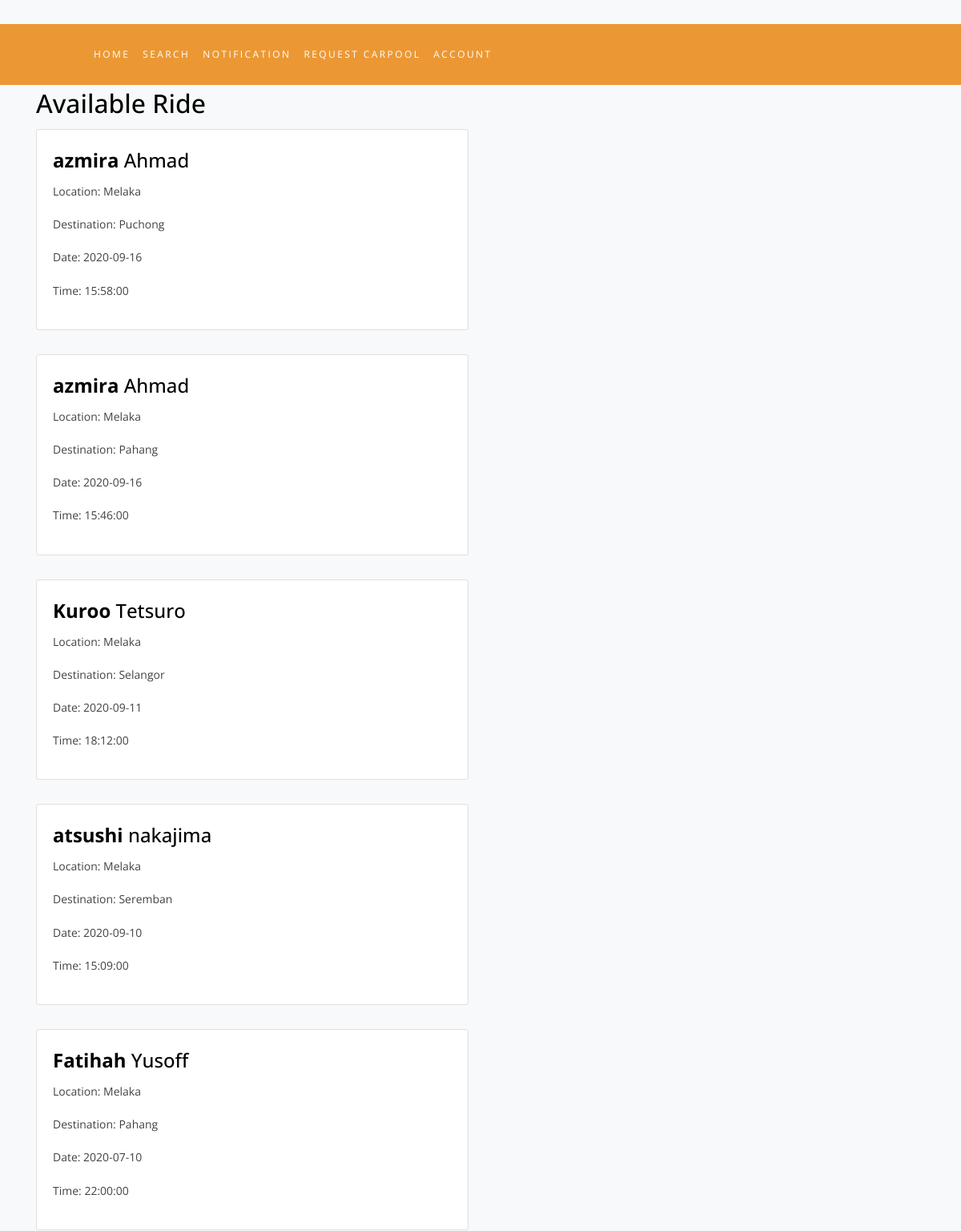
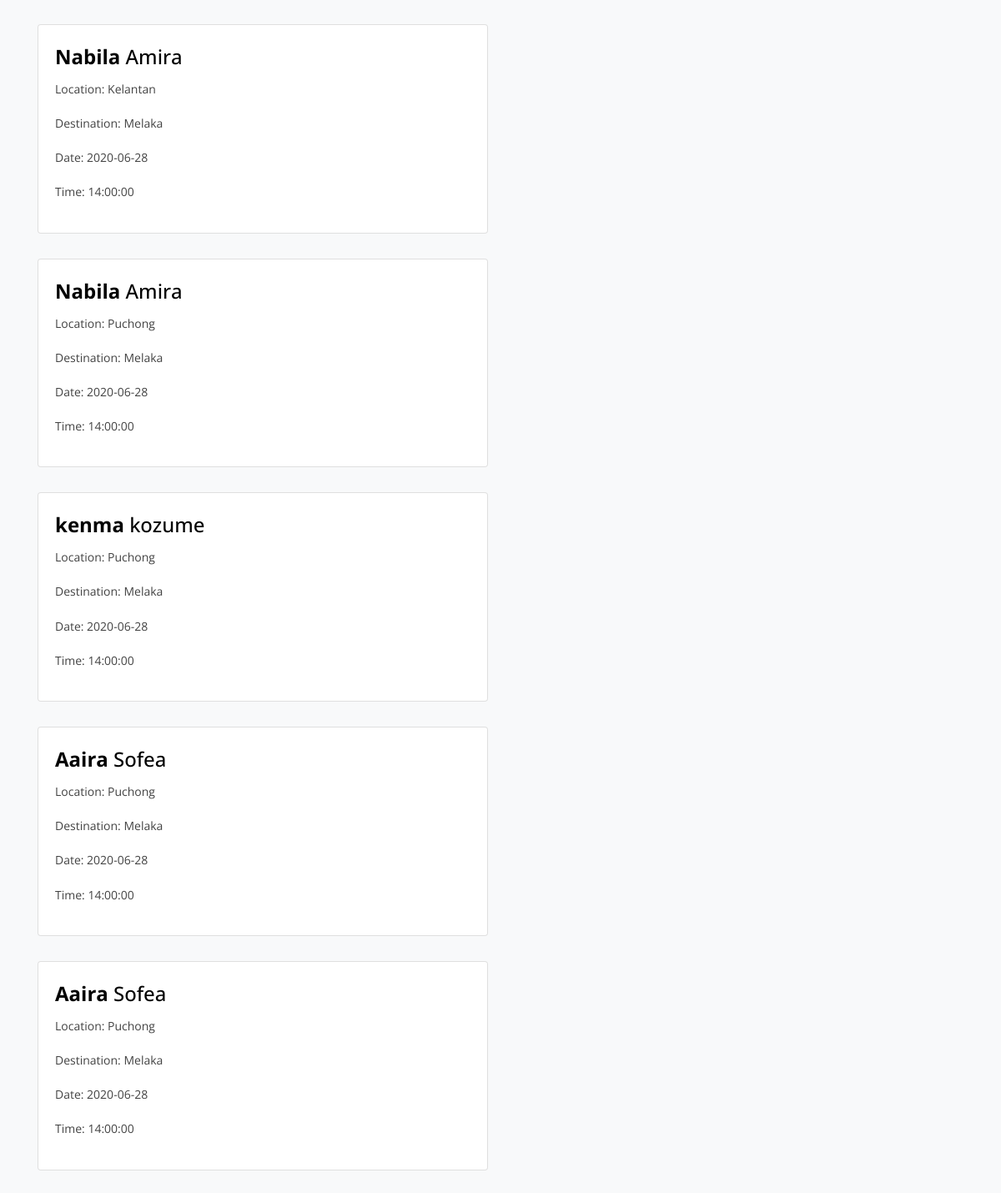
The page /home3.php on the database its author committed (2 pictures, top to bottom).
### tables this page shows
CREATE TABLE `ride` (
  `rideId` int(11) NOT NULL,
  `driverId` int(11) NOT NULL,
  `location` varchar(50) NOT NULL,
  `destination` varchar(50) NOT NULL,
  `date` date NOT NULL,
  `time` time NOT NULL,
  `noPassenger` int(11) NOT NULL,
  `username` varchar(40) NOT NULL,
  `fname` varchar(40) NOT NULL,
  `lname` varchar(40) NOT NULL,
  `model` varchar(40) NOT NULL,
  `color` varchar(15) NOT NULL,
  `plate_no` varchar(15) NOT NULL
);

### home3.php (the view, shortened to what this page needs)
<!doctype html>
<html lang="en">
  <head>
	<link href="https://maxcdn.bootstrapcdn.com/font-awesome/4.3.0/css/font-awesome.min.css" rel="stylesheet">
    <link rel="stylesheet" href="css/animate.css">
    <link rel="stylesheet" href="css/owl.carousel.min.css">
    <link rel="stylesheet" href="fonts/ionicons/css/ionicons.min.css">
    <link rel="stylesheet" href="fonts/fontawesome/css/font-awesome.min.css">
    <link rel="stylesheet" href="fonts/flaticon/font/flaticon.css">
	<link rel="stylesheet" type="text/css" href="css/style1.css">
	<link rel="stylesheet" type="text/css" href="css/listgroup.css">
    <link rel="stylesheet" href="css/style.css">
  </head>
  <body>
       <header role="banner">
      <nav class="navbar navbar-expand-lg navbar-dark bg-dark fixed-bottom">
        <div class="container">
          <div class="collapse navbar-collapse" id="navbarsExample05">
            <ul class="navbar-nav pl-md-5">
              <li class="nav-item">
                <a class="nav-link" href="home3.php">Home</i></a>
              </li>
              <li class="nav-item">
                <a class="nav-link" href="search.php">Search</i></a>
              </li>
			  <li class="nav-item">
                <a class="nav-link" href="notification2.php">Notification</i></a>
              </li>
              <li class="nav-item">
                <a class="nav-link" href="plus.php">Request Carpool</i></a>
              </li>
               <li class="nav-item">
                 <a class="nav-link" href="account.php">Account</i></a>
              </li>
            </ul>
          </div>
        </div>
      </nav>
    </header>
    <section class="section bg-light">
<div class="container profile-page">
    <div class="row">
        <div class="col-xl-6 col-lg-7 col-md-12">
		<h2>Available Ride</h2>
		 <?php
						include ('connection.php');
						$sql = "SELECT * FROM ride  ORDER BY date DESC";
						$result = mysqli_query($conn,$sql);
						if ($result == TRUE) {
							while($row = mysqli_fetch_array($result)){
					?>
           <a href="moredetail.php?rideId=<?php echo $row['rideId']; ?>" class="card profile-header">
                <div class="body">
                    <div class="row">
                        <div class="col-lg-8 col-md-8 col-12 ">
                            <h4 class="m-t-0 m-b-0"><strong><?php echo $row['fname']; ?></strong> <?php echo $row['lname']; ?> </h4>
                            <p>Location: <?php echo $row['location']; ?></p>
                            <p>Destination: <?php echo $row['destination']; ?></p>
							<p>Date: <?php echo $row['date']; ?></p>
							<p>Time: <?php echo $row['time']; ?></p>
                        </div>
                    </div>
                </div>
            </a>
			<?php
							}
						} else {
								echo "No Available Ride.";
							}
						?>
        </div>
        </div>
	</div>
    </section>
  </body>
</html>

### css/style1.css (style rules this page uses)
body { margin: 0; padding: 0; }
body:before { content: ''; position: fixed; width: 100vw; height: 100vh; background-position: center center; background-repeat: no-repeat; background-attachment: fixed; -webkit-background-size: cover; background-size: cover; -webkit-filter: blur(10px); -moz-filter: blur(10px); filter: }

### css/listgroup.css (style rules this page uses)
body { margin-top:20px; background:#eee; }
a { color: #f96332; }
.card { background: #fff; margin-bottom: 30px; transition: .5s; border: 0; border-radius: .1875rem; display: inline-block; position: relative; width: 100%; box-shadow: none; }
.card .body { font-size: 14px; color: #424242; padding: 20px; font-weight: 400; }
.profile-page .profile-header { position: relative }

### rows shown on the page
ride: fname "azmira", lname "Ahmad", location "Melaka", destination "Puchong", date "2020-09-16", time "15:58:00"
ride: fname "azmira", lname "Ahmad", location "Melaka", destination "Pahang", date "2020-09-16", time "15:46:00"
ride: fname "Kuroo", lname "Tetsuro", location "Melaka", destination "Selangor", date "2020-09-11", time "18:12:00"
ride: fname "atsushi", lname "nakajima", location "Melaka", destination "Seremban", date "2020-09-10", time "15:09:00"
ride: fname "Fatihah", lname "Yusoff", location "Melaka", destination "Pahang", date "2020-07-10", time "22:00:00"
ride: fname "Nabila", lname "Amira", location "Kelantan", destination "Melaka", date "2020-06-28", time "14:00:00"
ride: fname "Nabila", lname "Amira", location "Puchong", destination "Melaka", date "2020-06-28", time "14:00:00"
ride: fname "kenma", lname "kozume", location "Puchong", destination "Melaka", date "2020-06-28", time "14:00:00"
ride: fname "Aaira", lname "Sofea", location "Puchong", destination "Melaka", date "2020-06-28", time "14:00:00"
ride: fname "Aaira", lname "Sofea", location "Puchong", destination "Melaka", date "2020-06-28", time "14:00:00"
